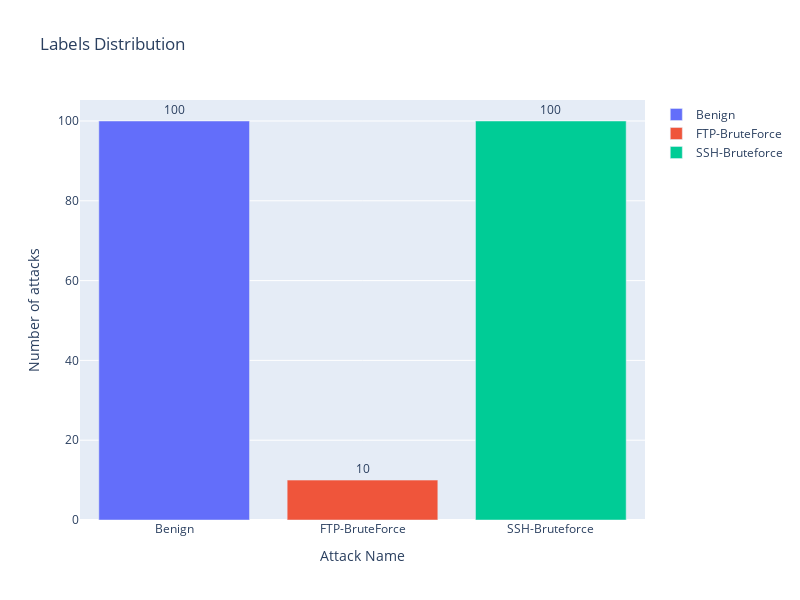

Source (notebook cell):
### Code cell
toTrainModel = shortData(withoutDuplicates, LABEL).copy()
showAttackDistribution(toTrainModel[LABEL])

### Figure 1 — Plotly figure (JSON) as saved in the notebook; plotly's stock layout.template omitted (floating-point values rounded to 4 significant figures)
{"data": [{"name": "Benign", "orientation": "v", "text": "100", "textposition": "outside", "type": "bar", "x": ["Benign"], "y": [100]}, {"name": "FTP-BruteForce", "orientation": "v", "text": "10", "textposition": "outside", "type": "bar", "x": ["FTP-BruteForce"], "y": [10]}, {"name": "SSH-Bruteforce", "orientation": "v", "text": "100", "textposition": "outside", "type": "bar", "x": ["SSH-Bruteforce"], "y": [100]}], "layout": {"height": 600, "title": {"text": "Labels Distribution"}, "width": 800, "xaxis": {"title": {"text": "Attack Name"}}, "yaxis": {"title": {"text": "Number of attacks"}}}}
